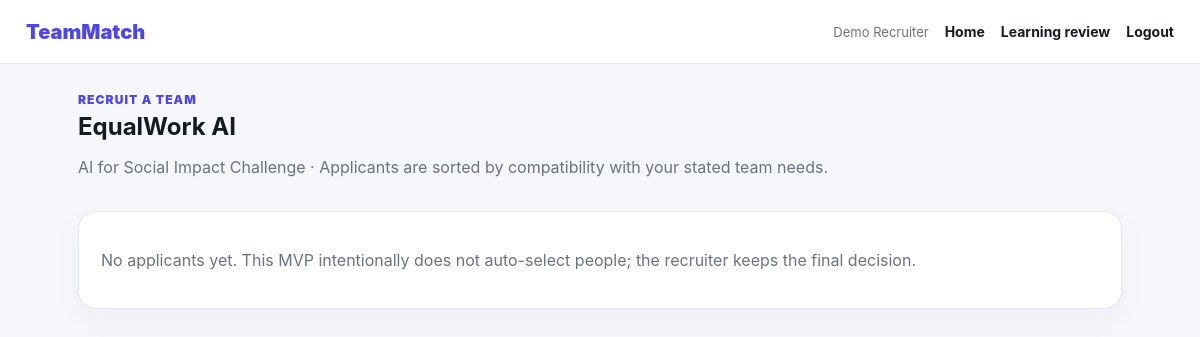
Screenshot of /team/1/applicants (signed in) with the database file from the repository.
### tables this page shows
CREATE TABLE users (
            id INTEGER PRIMARY KEY AUTOINCREMENT,
            name TEXT NOT NULL,
            university TEXT NOT NULL,
            email TEXT NOT NULL UNIQUE,
            password_hash TEXT NOT NULL,
            skills TEXT NOT NULL,
            availability TEXT NOT NULL,
            preferred_role TEXT NOT NULL,
            working_style TEXT NOT NULL,
            project_goal TEXT NOT NULL,
            feedback_opt_in INTEGER NOT NULL DEFAULT 1,
            created_at DATETIME DEFAULT CURRENT_TIMESTAMP
        );

CREATE TABLE teams (
            id INTEGER PRIMARY KEY AUTOINCREMENT,
            competition_id INTEGER NOT NULL,
            owner_id INTEGER NOT NULL,
            title TEXT NOT NULL,
            description TEXT,
            needed_skills TEXT NOT NULL,
            needed_role TEXT NOT NULL,
            availability TEXT NOT NULL,
            working_style TEXT NOT NULL,
            project_goal TEXT NOT NULL,
            members_needed INTEGER NOT NULL DEFAULT 1,
            created_at DATETIME DEFAULT CURRENT_TIMESTAMP,
            FOREIGN KEY (competition_id) REFERENCES competitions(id),
            FOREIGN KEY (owner_id) REFERENCES users(id)
        );

CREATE TABLE competitions (
            id INTEGER PRIMARY KEY AUTOINCREMENT,
            name TEXT NOT NULL,
            organizer TEXT,
            deadline TEXT,
            description TEXT
        );

### app.py (the view)
@app.route("/team/<int:team_id>/applicants")
@login_required
def team_applicants(team_id):
    owner=current_user(); conn=get_db(); team=conn.execute("""SELECT teams.*, competitions.name AS competition_name FROM teams JOIN competitions ON competitions.id=teams.competition_id WHERE teams.id=?""",(team_id,)).fetchone()
    if not team: conn.close(); abort(404)
    if team["owner_id"]!=owner["id"]: conn.close(); abort(403)
    applicants=conn.execute("""SELECT applications.id AS application_id, applications.status, users.* FROM applications JOIN users ON users.id=applications.user_id WHERE applications.team_id=? ORDER BY applications.created_at DESC""",(team_id,)).fetchall(); weights=get_active_weights(conn); enriched=[]
    for applicant in applicants:
        score,reasons,factors=compatibility(applicant,team,weights); enriched.append({"applicant":applicant,"score":score,"reasons":reasons,"factors":factors})
    enriched.sort(key=lambda x:x["score"],reverse=True); conn.close(); return render_template("applicants.html",team=team,applicants=enriched)

### app.py (called while the page is built)
def login_required(view):
    @wraps(view)
    def wrapped(*args, **kwargs):
        if "user_id" not in session:
            flash("Please log in first.")
            return redirect(url_for("login"))
        return view(*args, **kwargs)
    return wrapped

def current_user():
    if "user_id" not in session:
        return None
    conn = get_db()
    user = conn.execute("SELECT * FROM users WHERE id = ?", (session["user_id"],)).fetchone()
    conn.close()
    return user

@app.context_processor
def inject_user():
    return {"logged_in_user": current_user()}

### db.py (called while the page is built)
def get_db():
    conn = sqlite3.connect(DB_PATH)
    conn.row_factory = sqlite3.Row
    conn.execute("PRAGMA foreign_keys = ON")
    return conn

### matching.py (called while the page is built)
def get_active_weights(conn=None):
    owns = conn is None
    conn = conn or get_db()
    row = conn.execute("SELECT * FROM matching_settings WHERE id = 1").fetchone()
    if owns:
        conn.close()
    if not row:
        return DEFAULT_WEIGHTS.copy()
    return {k: float(row[k]) for k in DEFAULT_WEIGHTS}

### templates/applicants.html (shortened to what this page needs)
{% extends "base.html" %}
{% block content %}
<section class="page-head">
  <div>
    <div class="eyebrow">Recruit a Team</div>
    <h1>{{ team.title }}</h1>
    <p class="muted">{{ team.competition_name }} · Applicants are sorted by compatibility with your stated team needs.</p>
  </div>
</section>
{% if applicants %}
  <div class="stack">
    {% for item in applicants %}
      <article class="card match-card">
        <div class="match-top">
          <div>
            <h2>{{ item.applicant.name }}</h2>
            <div class="muted">{{ item.applicant.university }}</div>
          </div>
          <div class="score">{{ item.score }}% fit</div>
        </div>
        <div class="tags">
          <span>{{ item.applicant.skills }}</span>
          <span>{{ item.applicant.availability }}</span>
          <span>{{ item.applicant.preferred_role }}</span>
          <span>{{ item.applicant.project_goal }}</span>
        </div>
        <div class="reason-box">
          <strong>Why this applicant may fit</strong>
          <ul>
            {% for reason in item.reasons %}<li>{{ reason }}</li>{% endfor %}
          </ul>
        </div>
        <div class="button-row">
          {% if item.applicant.status == "Pending" %}
            <form method="post" action="{{ url_for('update_application', application_id=item.applicant.application_id, status='Accepted') }}">
              <button class="primary compact" type="submit">Accept</button>
            </form>
            <form method="post" action="{{ url_for('update_application', application_id=item.applicant.application_id, status='Rejected') }}">
              <button class="secondary" type="submit">Reject</button>
            </form>
          {% else %}
            <span class="status-pill">{{ item.applicant.status }}</span>
          {% endif %}
        </div>
      </article>
    {% endfor %}
  </div>
{% else %}
  <section class="card">
    <p class="muted">No applicants yet. This MVP intentionally does not auto-select people; the recruiter keeps the final decision.</p>
  </section>
{% endif %}
{% endblock %}

### templates/base.html (shortened to what this page needs)
<!doctype html>
<html lang="en">
<head>
  <link rel="stylesheet" href="{{ url_for('static', filename='style.css') }}">
</head>
<body>
  <nav class="nav">
    <a class="brand" href="{{ url_for('dashboard') if logged_in_user else url_for('login') }}">TeamMatch</a>
    <div class="nav-links">
      {% if logged_in_user %}
        <span class="nav-user">{{ logged_in_user.name }}</span>
        <a href="{{ url_for('dashboard') }}">Home</a>
        <a href="{{ url_for('learning_dashboard') }}">Learning review</a>
        <a href="{{ url_for('logout') }}">Logout</a>
      {% endif %}
    </div>
  </nav>
  <main class="container">
    {% block content %}{% endblock %}
  </main>
</body>
</html>

### static/style.css (style rules this page uses)
:root { --bg:#f5f7fb; --card:#ffffff; --ink:#161a23; --muted:#6b7280; --line:#e3e7ef; --accent:#4f46e5; --accent-dark:#3730a3; --accent-soft:#eef2ff; --success:#166534; }
* { box-sizing:border-box }
body { margin:0; background:var(--bg); color:var(--ink); font-family:Inter,ui-sans-serif,system-ui,-apple-system,BlinkMacSystemFont,"Segoe UI",sans-serif; }
a { color:inherit }
.nav { height:64px; display:flex; align-items:center; justify-content:space-between; padding:0 26px; background:#fff; border-bottom:1px solid var(--line); }
.brand { font-size:20px;font-weight:900;color:var(--accent);text-decoration:none }
.nav-links { display:flex;gap:16px;align-items:center }
.nav-links a { text-decoration:none;font-weight:700;font-size:14px }
.nav-user { color:var(--muted);font-size:13px }
.container { max-width:1080px;margin:0 auto;padding:28px 18px 64px }
.eyebrow { font-size:12px;font-weight:900;text-transform:uppercase;letter-spacing:.09em;color:var(--accent) }
.muted { color:var(--muted) }
.auth-card,.card { background:var(--card); border:1px solid var(--line); border-radius:18px; padding:22px; box-shadow:0 10px 30px rgba(15,23,42,.04); }
.page-head { display:flex;justify-content:space-between;align-items:flex-end;gap:18px;margin-bottom:18px }
.page-head h1 { margin:5px 0 4px }

### rows the page displays
users: name "Demo Recruiter"
teams: title "EqualWork AI"
competitions: competition_name "AI for Social Impact Challenge"
